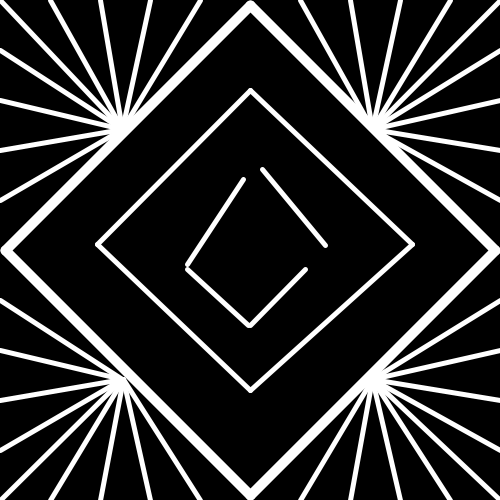
Frame 1 (no input)
Frame 60 (the mouse pressed at the canvas centre just before this capture): identical to frame 1, image omitted
Frame 120 (the mouse held since frame 60 and released just before this capture): identical to frame 1, image omitted

The Processing sketch that drew this single still picture (run headless with seeded random() and noise(); from frame 60 on, the mouse is pressed at the canvas centre):

// Processing sketch: Optical_Illusion_Test
// ── Optical_Illusion_Test.pde
//optical illusion test code

void setup() {
  size(500, 500);
}

// (black background white lines)
void draw() {
  background(0);
  stroke(255);

  //Borders
  strokeWeight(10);
  line(495, 250, 250, 495); //bottom right
  line(495, 250, 250, 5); //top right
  line(5, 250, 250, 5); //top left
  line(250, 495, 5, 250); //bottom left

  //lines for top left porion
  strokeWeight(5);
  PVector TopPoint  = new PVector(0, 0);
  PVector BottomPoint  = new PVector(122, 129);
  
  //TOP LEFT QUADRANT
 
 //Middle Line
  line(BottomPoint.x, BottomPoint.y, TopPoint.x, TopPoint.y);
  
  //Right Spread From Middle 
  line(BottomPoint.x, BottomPoint.y, TopPoint.x + 50, TopPoint.y);
  line(BottomPoint.x, BottomPoint.y, TopPoint.x + 100, TopPoint.y);
  line(BottomPoint.x, BottomPoint.y, TopPoint.x + 150, TopPoint.y);
  line(BottomPoint.x, BottomPoint.y, TopPoint.x + 200, TopPoint.y);
  
  //Left spread from middle
   line(BottomPoint.x, BottomPoint.y, TopPoint.x, TopPoint.y + 50);
   line(BottomPoint.x, BottomPoint.y, TopPoint.x, TopPoint.y + 100);
   line(BottomPoint.x, BottomPoint.y, TopPoint.x, TopPoint.y + 150);
   line(BottomPoint.x, BottomPoint.y, TopPoint.x, TopPoint.y + 200);

//TOP RIGHT QUADRANT
     
     //Middle Line
      line(BottomPoint.x + 250, BottomPoint.y, TopPoint.x + 500, TopPoint.y);
      
      //LeftSpread
      line(BottomPoint.x + 250, BottomPoint.y, TopPoint.x + 300, TopPoint.y);
      line(BottomPoint.x + 250, BottomPoint.y, TopPoint.x + 350, TopPoint.y);
      line(BottomPoint.x + 250, BottomPoint.y, TopPoint.x + 400, TopPoint.y);
      line(BottomPoint.x + 250, BottomPoint.y, TopPoint.x + 450, TopPoint.y);

      //Right Spread
            line(BottomPoint.x + 250, BottomPoint.y, TopPoint.x + 500, TopPoint.y + 50);
             line(BottomPoint.x + 250, BottomPoint.y, TopPoint.x + 500, TopPoint.y + 100);
             line(BottomPoint.x + 250, BottomPoint.y, TopPoint.x + 500, TopPoint.y + 150);
             line(BottomPoint.x + 250, BottomPoint.y, TopPoint.x + 500, TopPoint.y + 200);


//BOTTOM LEFT QUADRANT

//Middle Line
  line(BottomPoint.x , BottomPoint.y + 250, TopPoint.x , TopPoint.y + 500);

//Spread to Left
  line(BottomPoint.x , BottomPoint.y + 250, TopPoint.x , TopPoint.y + 450);
  line(BottomPoint.x , BottomPoint.y + 250, TopPoint.x , TopPoint.y + 400);
  line(BottomPoint.x , BottomPoint.y + 250, TopPoint.x , TopPoint.y + 350);
  line(BottomPoint.x , BottomPoint.y + 250, TopPoint.x , TopPoint.y + 300);


//Spread to Right
    line(BottomPoint.x +1 , BottomPoint.y + 250, TopPoint.x + 50, TopPoint.y + 500);
    line(BottomPoint.x +1 , BottomPoint.y + 250, TopPoint.x + 100, TopPoint.y + 500);
    line(BottomPoint.x +1 , BottomPoint.y + 250, TopPoint.x + 150, TopPoint.y + 500);
    line(BottomPoint.x +1 , BottomPoint.y + 250, TopPoint.x + 200, TopPoint.y + 500);

  
  
  //BOTTOM RIGHT QUADRANT
  
  //Middle Line
    line(BottomPoint.x + 250, BottomPoint.y +250 , TopPoint.x + 500 , TopPoint.y + 500);

  //Spread To Right
      line(BottomPoint.x + 250, BottomPoint.y +250 , TopPoint.x + 500 , TopPoint.y + 450);
      line(BottomPoint.x + 250, BottomPoint.y +250 , TopPoint.x + 500 , TopPoint.y + 400);
      line(BottomPoint.x + 250, BottomPoint.y +250 , TopPoint.x + 500 , TopPoint.y + 350);
      line(BottomPoint.x + 250, BottomPoint.y +250 , TopPoint.x + 500 , TopPoint.y + 300);
 
  //Spread To Left
        line(BottomPoint.x + 250, BottomPoint.y +250 , TopPoint.x + 450 , TopPoint.y + 500);
        line(BottomPoint.x + 250, BottomPoint.y +250 , TopPoint.x + 400 , TopPoint.y + 500);
        line(BottomPoint.x + 250, BottomPoint.y +250 , TopPoint.x + 350 , TopPoint.y + 500);
        line(BottomPoint.x + 250, BottomPoint.y +250 , TopPoint.x + 300 , TopPoint.y + 500);

  // Squares Within Border
  
  //1st Square (medium)
    line(BottomPoint.x + 290, BottomPoint.y + 115, TopPoint.x + 250, TopPoint.y + 90);
    line(BottomPoint.x + -25, BottomPoint.y + 115, TopPoint.x + 250, TopPoint.y + 90);
    line(BottomPoint.x + -25, BottomPoint.y + 115, TopPoint.x + 250, TopPoint.y + 390);
    line(BottomPoint.x + 290, BottomPoint.y + 115, TopPoint.x + 250, TopPoint.y + 390);

  // 2nd Square (small)
      line(BottomPoint.x + 65, BottomPoint.y + 140, TopPoint.x + 248, TopPoint.y + 325);
      line(BottomPoint.x + 183, BottomPoint.y + 140, TopPoint.x + 250, TopPoint.y + 325);
      line(BottomPoint.x + 140, BottomPoint.y + 40, TopPoint.x + 325, TopPoint.y + 245);
      line(BottomPoint.x + 65, BottomPoint.y + 135, TopPoint.x + 243, TopPoint.y + 179);


  
  
  
  // this saves the canvas on the first frame
  // so we can get a clean image of the output easily
  if (frameCount == 1) {
    String filename = "Lines And Points Drawing";
    save(filename + ".png");
    print("canvas saved as " + filename + ".png");
  }
}
